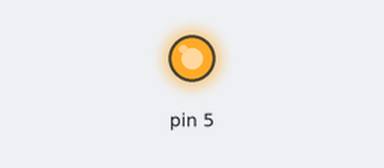
This sketch was run on a simulated Arduino Uno, built with avr-gcc and run on an emulated ATmega328P. Parts: output pins drawn as LEDs (lit = HIGH).

Above: at 0.1 s.
Timing chart, 0 to 1.6 s (numbered marks = the images above):
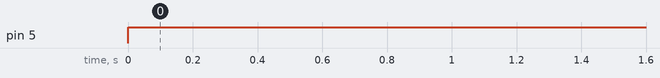

Measured:
- by itself, pin 5: LOW → HIGH at 0.00 s

The sketch:

Buzzer.ino
```cpp
#include "pitches.h";


void setup() {
  // put your setup code here, to run once:
  pinMode(5,OUTPUT);
}

int melody[] = {
  NOTE_FS5, NOTE_FS5, NOTE_D5, NOTE_B4, NOTE_B4, NOTE_E5,
  NOTE_E5, NOTE_E5, NOTE_GS5, NOTE_A5, NOTE_B5,
  NOTE_A5, NOTE_A5, NOTE_A5, NOTE_E5, NOTE_D5, NOTE_FS5,
  NOTE_FS5, NOTE_FS5, NOTE_E5, NOTE_E5, NOTE_FS5, NOTE_E5
};


void loop() {
  // put your main code here, to run repeatedly:
  digitalWrite(5,HIGH);
  int pause = 12;
  delay(pause);
  digitalWrite(4,LOW);
  delay(3000);
}
```
